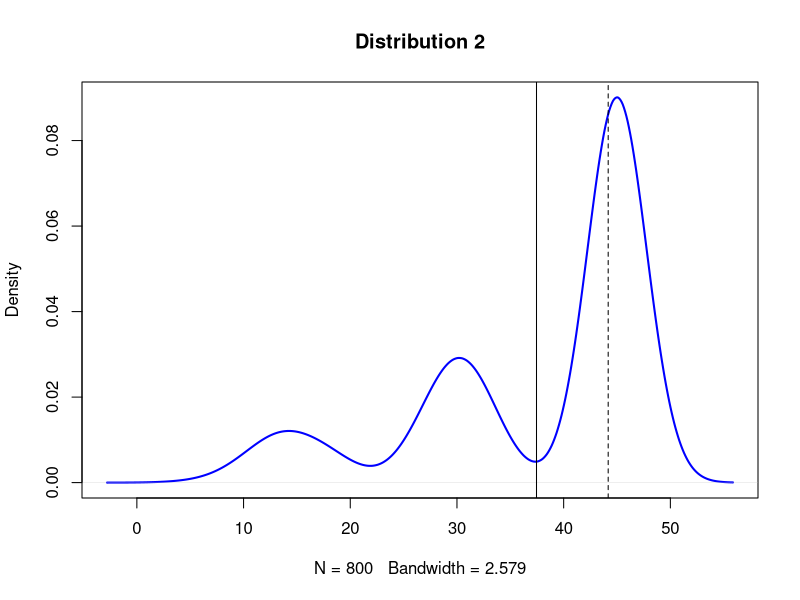
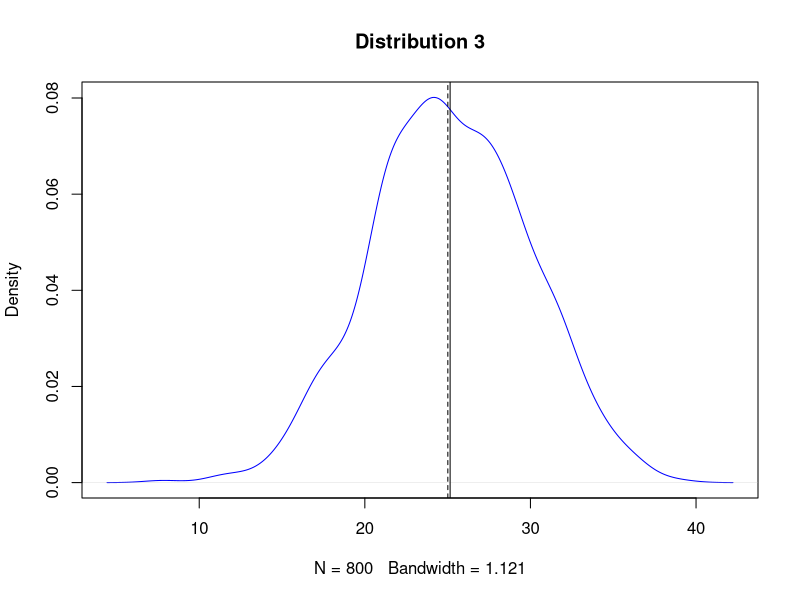
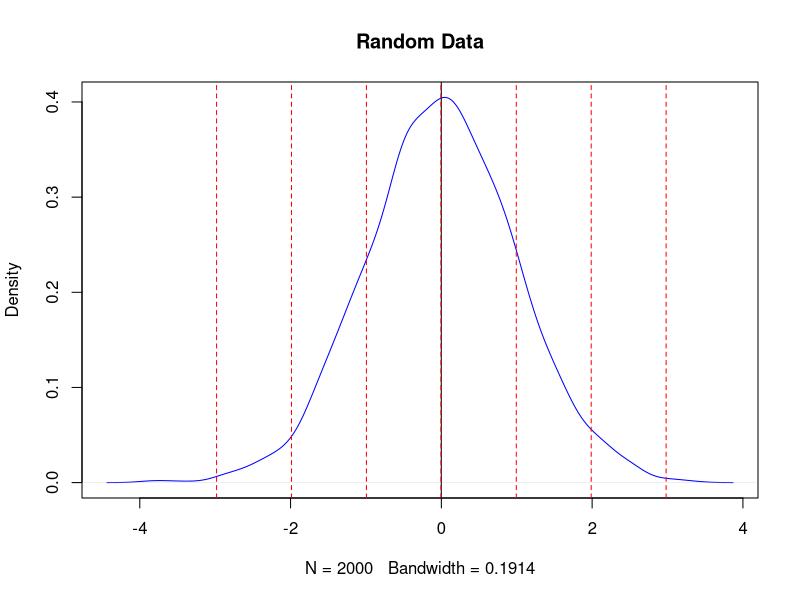
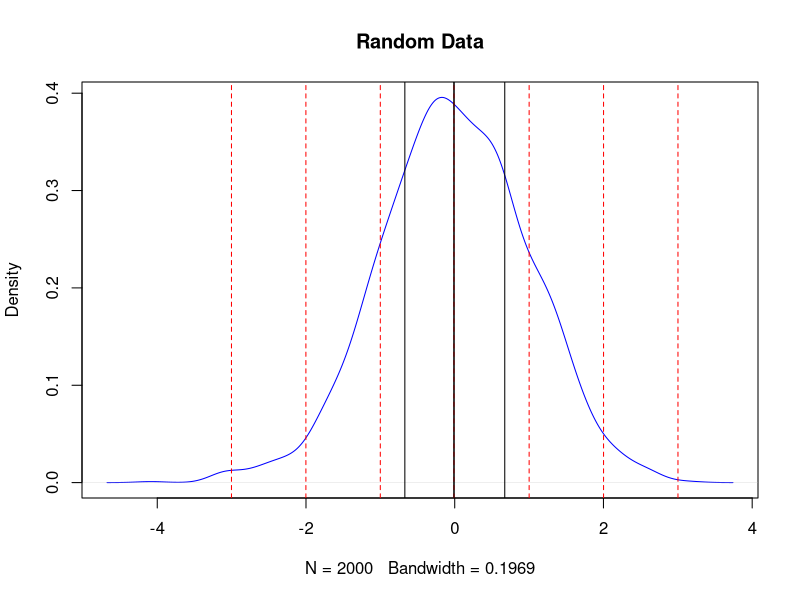
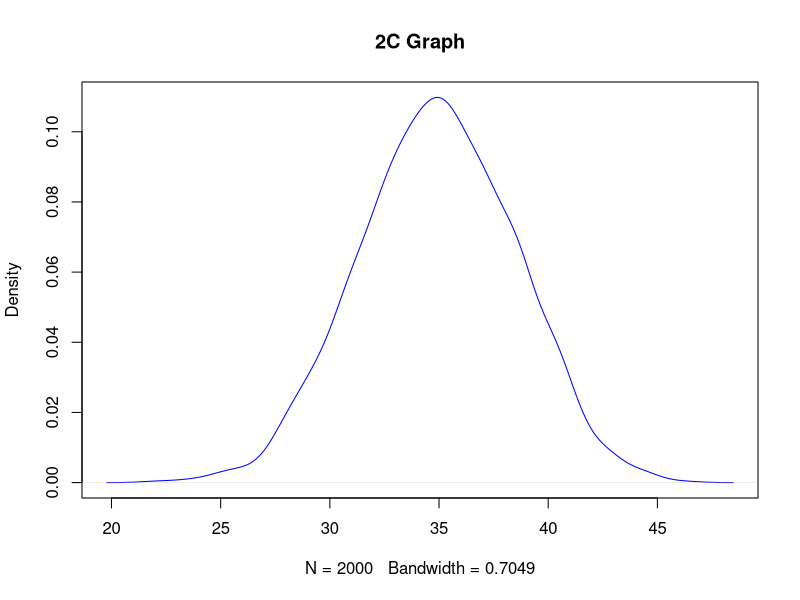

Generate these figures, in order, with R:
## ---- chunk 1
library(ggplot2)
library(cowplot)
## ---- chunk 2
d1 <- rnorm(n=500, mean=45, sd=1)
d2 <- rnorm(n=200, mean=30, sd=2)
d3 <- rnorm(n=100, mean=15, sd=3)

dataset <- c(d1, d2, d3)
plot(density(dataset), col="blue", lwd=2, main="Distribution 2")

abline(v=mean(dataset))
abline(v=median(dataset), lty="dashed")
## ---- chunk 3
dataset <- c(rnorm(n=800, mean=25,sd=5))

plot(density(dataset), col="blue", main="Distribution 3")

abline(v=mean(dataset))
abline(v=median(dataset), lty="dashed")
## ---- chunk 4
rdata <- rnorm(n=2000, mean=0, sd=1)

dataset <- c(rdata)

plot(density(rdata), col="blue", main="Random Data")

abline(v=mean(dataset))
abline(v=median(dataset), col="red", lty="dashed")

# negative STDs
abline(v=sd(dataset) * -1, col="red", lty="dashed")
abline(v=sd(dataset) * -2, col="red", lty="dashed")
abline(v=sd(dataset) * -3, col="red", lty="dashed")

# positive STDs
abline(v=sd(dataset), col="red", lty="dashed")
abline(v=sd(dataset) * 2, col="red", lty="dashed")
abline(v=sd(dataset) * 3, col="red", lty="dashed")
## ---- chunk 5
rdata <- rnorm(n=2000, mean=0, sd=1)

dataset <- c(rdata)

plot(density(rdata), col="blue", main="Random Data")

abline(v=mean(dataset))
abline(v=median(dataset), col="red", lty="dashed")

two_b_quantiles = quantile(dataset)

abline(v=two_b_quantiles[2])
abline(v=two_b_quantiles[3])
abline(v=two_b_quantiles[4])

# negative STDs
abline(v=sd(dataset) * -1, col="red", lty="dashed")
abline(v=sd(dataset) * -2, col="red", lty="dashed")
abline(v=sd(dataset) * -3, col="red", lty="dashed")

# positive STDs
abline(v=sd(dataset), col="red", lty="dashed")
abline(v=sd(dataset) * 2, col="red", lty="dashed")
abline(v=sd(dataset) * 3, col="red", lty="dashed")
## ---- chunk 6
rdata <- rnorm(n=2000, mean=0, sd=1)

dataset <- c(rdata)

q1 <- quantile(rdata, 0.25)
q1
## ---- chunk 7
random_dataset <- rnorm(n=2000, mean=35, sd=3.5)

two_c_dataset <- c(random_dataset)

plot(density(two_c_dataset), col="blue", main="2C Graph")

# negative STDs
abline(v=sd(random_dataset) * -1, col="red", lty="dashed")
abline(v=sd(random_dataset) * -2, col="red", lty="dashed")
abline(v=sd(random_dataset) * -3, col="red", lty="dashed")

# positive STDs
abline(v=sd(random_dataset), col="red", lty="dashed")
abline(v=sd(random_dataset) * 2, col="red", lty="dashed")
abline(v=sd(random_dataset) * 3, col="red", lty="dashed")
## ---- chunk 8
sd(two_c_dataset)
